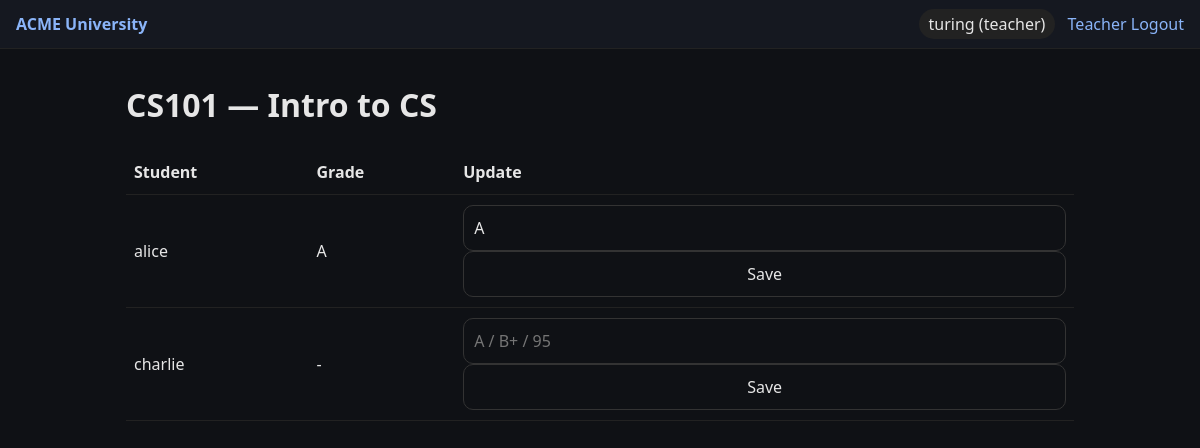
The app's page /teacher/course/1 (signed in) with its own data.
### models.py (models this page shows, shortened)
class User(db.Model, UserMixin):
    id = db.Column(db.Integer, primary_key=True)
    username = db.Column(db.String(80), unique=True, nullable=False)
    password_hash = db.Column(db.String(128), nullable=False)
    role = db.Column(db.String(20), nullable=False)

class Course(db.Model):
    id = db.Column(db.Integer, primary_key=True)
    code = db.Column(db.String(20), unique=True, nullable=False)
    title = db.Column(db.String(120), nullable=False)
    capacity = db.Column(db.Integer, nullable=False, default=30)
    teacher_id = db.Column(db.Integer, db.ForeignKey('user.id'), nullable=False)
    teacher = db.relationship('User', foreign_keys=[teacher_id])

class Enrollment(db.Model):
    id = db.Column(db.Integer, primary_key=True)
    student_id = db.Column(db.Integer, db.ForeignKey('user.id'), nullable=False)
    course_id = db.Column(db.Integer, db.ForeignKey('course.id'), nullable=False)
    grade = db.Column(db.String(5))
    student = db.relationship('User', foreign_keys=[student_id])
    course = db.relationship('Course', foreign_keys=[course_id])
    __table_args__ = (UniqueConstraint('student_id', 'course_id', name='uq_student_course'),)

### teacher_routes.py (the view)
@teacher_bp.route('/course/<int:course_id>')
@login_required
@roles_required('teacher', 'admin')
def course(course_id):
    if not owns_course_or_admin(course_id):
        abort(403)
    course_obj = Course.query.get_or_404(course_id)
    roster = Enrollment.query.filter_by(course_id=course_id).all()
    return render_template('teacher_course.html', course=course_obj, roster=roster)

### models.py (called while the page is built)
@login_manager.user_loader
def load_user(user_id):
    return User.query.get(int(user_id)) if user_id else None

### templates/teacher_course.html (shortened to what this page needs)
{% extends 'base.html' %}{% block content %}
<h1>{{ course.code }} — {{ course.title }}</h1>
<table>
<thead><tr><th>Student</th><th>Grade</th><th>Update</th></tr></thead><tbody>
{% for e in roster %}
<tr>
  <td>{{ e.student.username }}</td>
  <td>{{ e.grade or '-' }}</td>
  <td>
    <form method='post' action='{{ url_for('teacher.grade', course_id=course.id) }}'>
      <input name='grade' value='{{ e.grade or '' }}' placeholder='A / B+ / 95'>
      <button type='submit'>Save</button>
    </form>
  </td>
</tr>
{% endfor %}
</tbody></table>
{% endblock %}

### templates/base.html (shortened to what this page needs)
<!doctype html>
<html><head>
<link rel='stylesheet' href='{{ url_for('static', filename='styles.css') }}'>
</head><body>
<header class='nav'>
  <div class='brand'><a href='{{ url_for('home') }}'>ACME University</a></div>
  <nav>
    {% if current_user.is_authenticated %}
      <span class='pill'>{{ current_user.username }} ({{ current_user.role }})</span>
      {% if current_user.role == 'student' %}
        <a href='{{ url_for('student.my_classes') }}'>My Classes</a>
        <a href='{{ url_for('student.all_classes') }}'>All Classes</a>
      {% elif current_user.role == 'teacher' %}
        <a href='{{ url_for('teacher.dashboard') }}'>Teacher</a>
      {% else %}
        <a href='/admin'>Admin</a>
      {% endif %}
      <a href='{{ url_for('auth.logout') }}'>Logout</a>
    {% else %}
      <a href='{{ url_for('auth.login') }}'>Login</a>
    {% endif %}
  </nav>
</header>
<main class='container'>{% block content %}{% endblock %}</main>
</body></html>

### static/styles.css (style rules this page uses)
*, *::before, *::after { box-sizing: border-box; }
body { font-family: system-ui, Segoe UI, Roboto, Arial, sans-serif; margin: 0; background: #0f1115; color: #e6e6e6; line-height: 1.5; }
a { color: #8ab4f8; text-decoration: none; }
.container { max-width: 980px; margin: 32px auto; padding: 0 16px; }
.nav { display: flex; justify-content: space-between; align-items: center; padding: 12px 16px; background: #151820; border-bottom: 1px solid #222; gap: 12px; flex-wrap: wrap; }
.brand a { font-weight: 700; }
.pill { background: #222; padding: 4px 10px; border-radius: 999px; margin-right: 8px; }
input, button { padding: 10px; border-radius: 10px; border: 1px solid #333; background: #0f1115; color: #e6e6e6; font: inherit; }
form input, form button { width: 100%; display: block; }
button { cursor: pointer; }
table { width: 100%; border-collapse: collapse; margin: 16px 0; }
th, td { border-bottom: 1px solid #222; padding: 10px 8px; text-align: left; }

### records on screen
User: username "turing", role "teacher"
Course: code "CS101", title "Intro to CS"
Enrollment: student.username "alice", grade "A"
Enrollment: student.username "charlie", grade "-"
